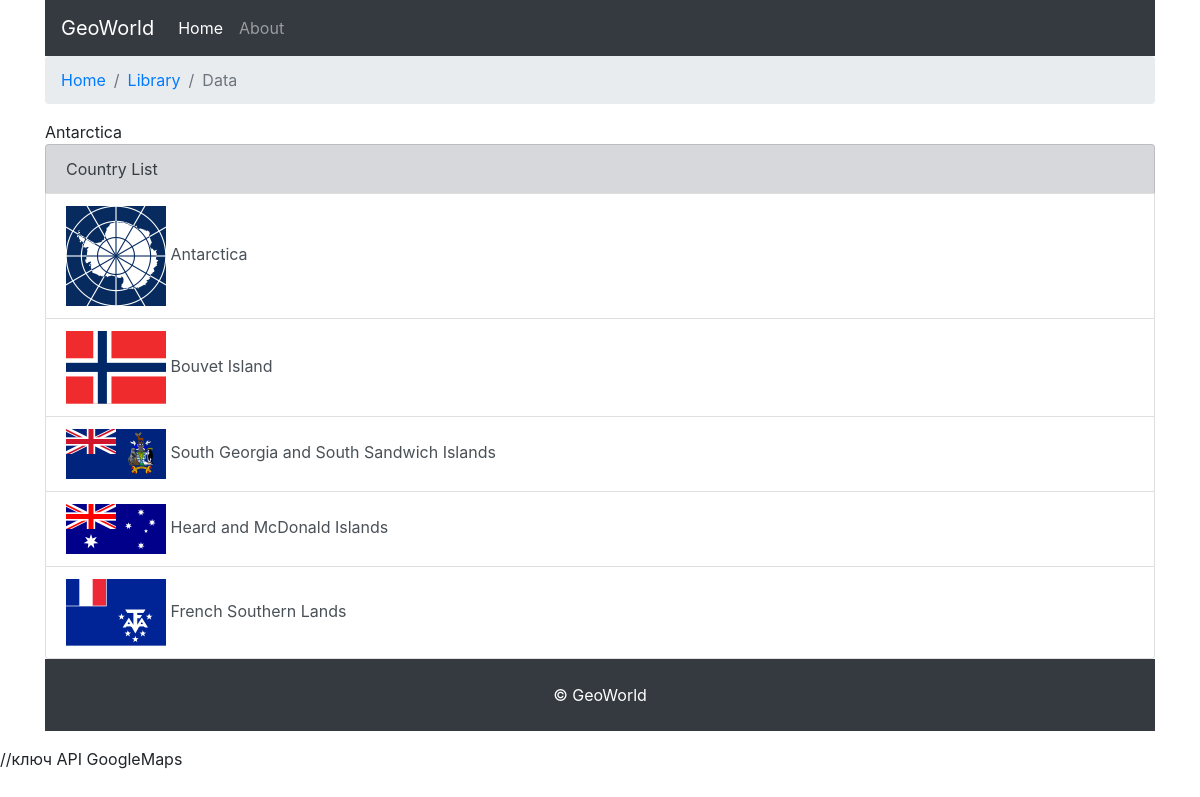
The app's page /continent.php?code=AN with its own data.
### tables this page shows
CREATE TABLE `continents` (
  `code` char(2) NOT NULL COMMENT 'Continent code',
  `name` varchar(255) DEFAULT NULL,
  `description` text NOT NULL
);

CREATE TABLE `countries` (
  `country_id` int(11) NOT NULL,
  `code` char(2) NOT NULL COMMENT 'Two-letter country code (ISO 3166-1 alpha-2)',
  `name` varchar(64) NOT NULL COMMENT 'English country name',
  `official_name` varchar(128) NOT NULL COMMENT 'Official English country name',
  `iso3` char(3) NOT NULL COMMENT 'Three-letter country code (ISO 3166-1 alpha-3)',
  `number` smallint(3) UNSIGNED ZEROFILL NOT NULL COMMENT 'Three-digit country number (ISO 3166-1 numeric)',
  `currency` varchar(128) NOT NULL,
  `capital` varchar(128) NOT NULL,
  `area` int(11) NOT NULL,
  `continent_code` char(2) NOT NULL,
  `coords` varchar(255) NOT NULL,
  `display_order` int(3) NOT NULL DEFAULT '900'
);

### functions.php (called while the page is built, shortened)
<?php
function getContinent(PDO $connection, $code) {
    $sql = "SELECT * FROM continents " . "WHERE code=?";
    $stmt = $connection->prepare($sql);
    $stmt->execute([$code]);
    $continent = $stmt->fetch();
    return $continent;
}
function getCountriesByContinent (PDO $connection, $code) {
    $sql = "SELECT * FROM countries WHERE continent_code=?";
    $stmt = $connection->prepare($sql);
    $stmt->execute([$code]);
    $countries = $stmt->fetchAll();
    return $countries;
}

### continent.php (the view)
<?php
include("functions.php");
$connection = connect();
$code = $_GET['code'];
$continent = getContinent($connection, $code);
$countries = getCountriesByContinent($connection, $code);
?>
<?php include("header.php"); ?>
    <main>
        <div class="container">
            <?= $continent['name'] ?>
            <div class="list-group">
                <div class="list-group-item list-group-item-secondary">Country List</div>
                <?php foreach ($countries as $countryItem) : ?>
                <a href="country.php?code=<?= $countryItem['code'] ?>" class="list-group-item list-group-item-action">
                    <img src="Source_Files/images/countries/png100px/<?= strtolower($countryItem['code']) ?>.png">
                    <?= $countryItem['name'] ?>
                </a>
                <?php endforeach; ?>
            </div>
        </div>
    </main>
<?php include("footer.php"); ?>

### records on screen
continents: name "Antarctica"
countries: shows a picture, name "Antarctica"
countries: shows a picture, name "Bouvet Island"
countries: shows a picture, name "South Georgia and South Sandwich Islands"
countries: shows a picture, name "Heard and McDonald Islands"
countries: shows a picture, name "French Southern Lands"
